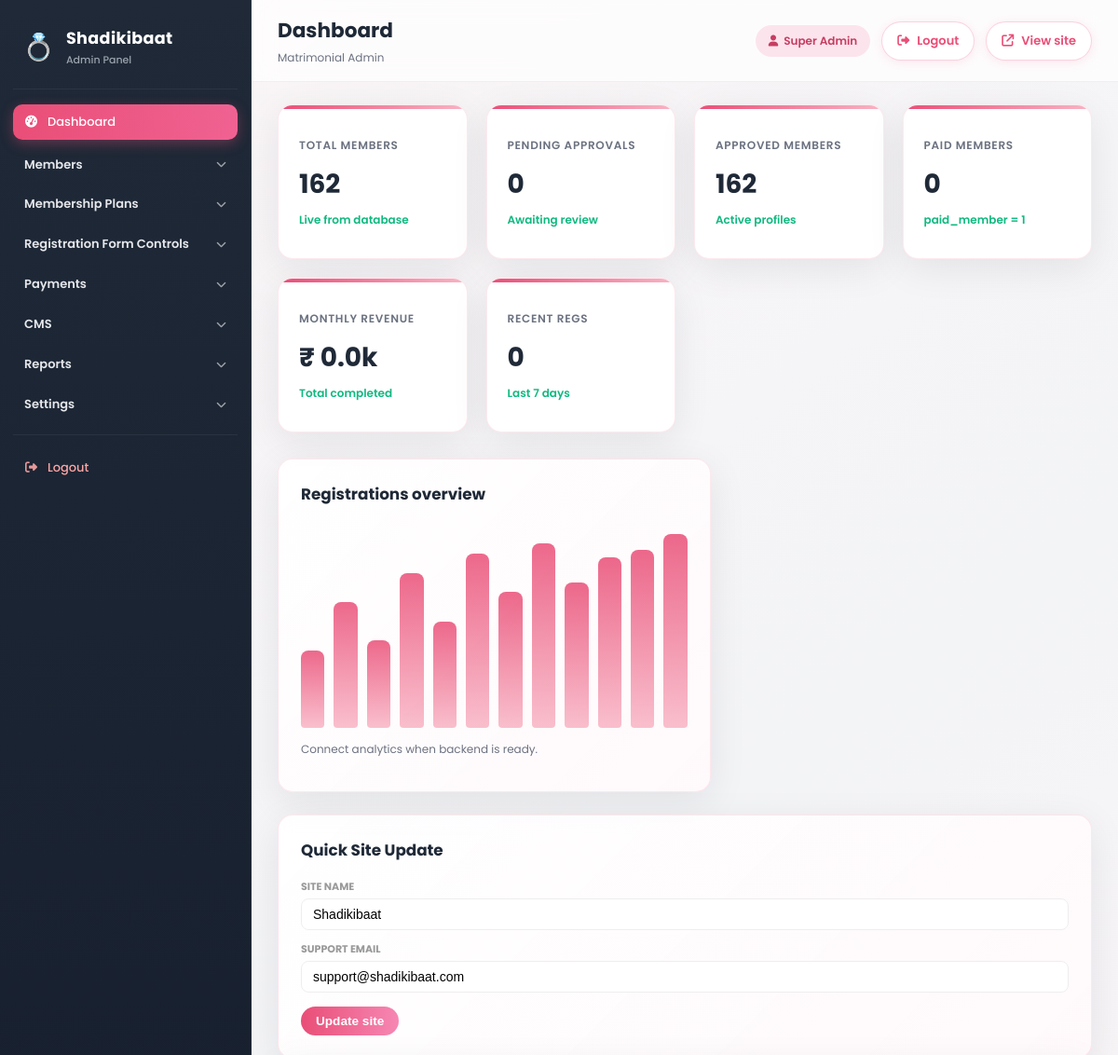
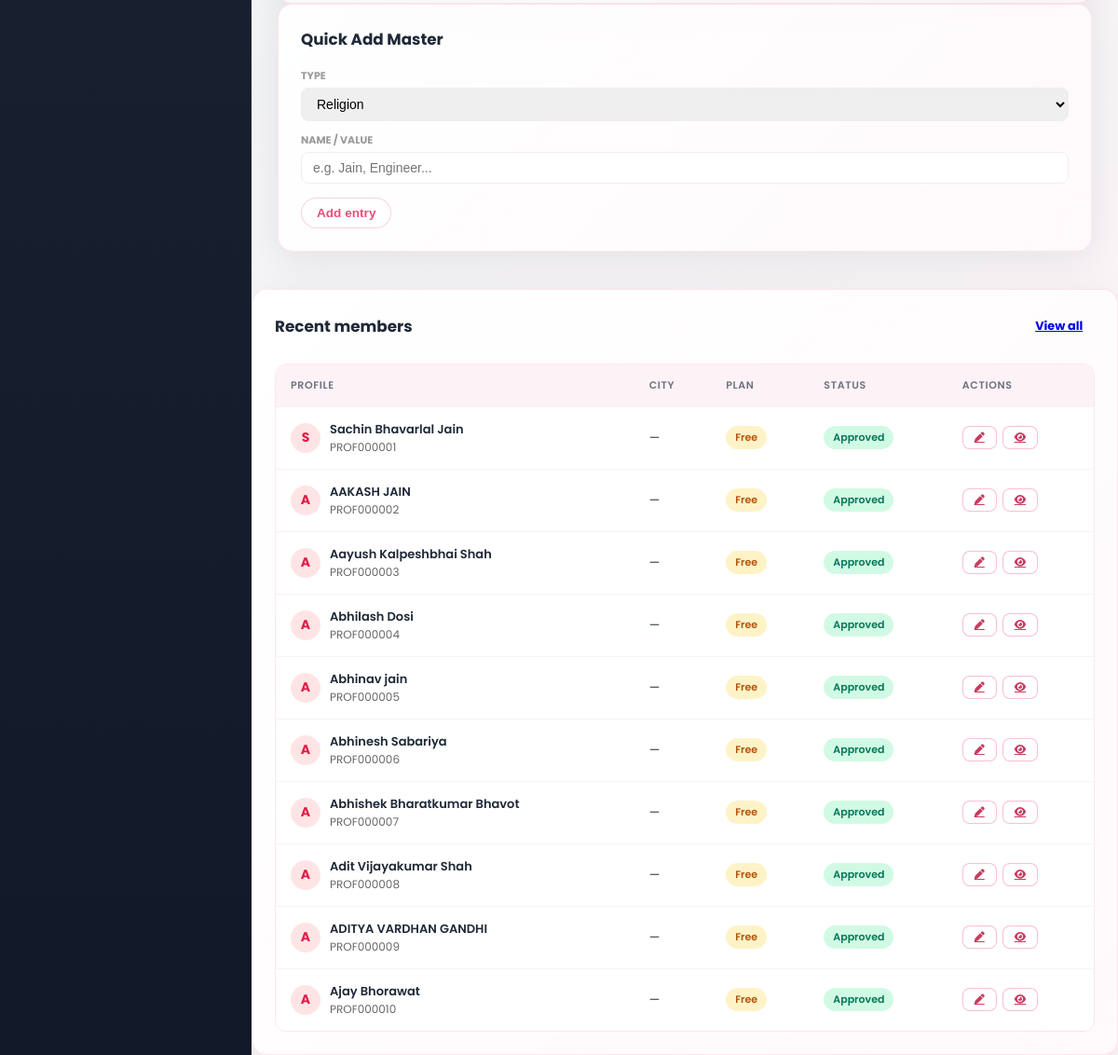
Page /admin/dashboard.php (signed in) on the committed database (2 pictures, top to bottom).
### tables this page shows
CREATE TABLE IF NOT EXISTS `site_settings` (
  `setting_key` varchar(100) NOT NULL,
  `setting_value` text DEFAULT NULL,
  `created_at` timestamp NOT NULL DEFAULT current_timestamp(),
  `updated_at` timestamp NOT NULL DEFAULT current_timestamp() ON UPDATE current_timestamp(),
  PRIMARY KEY (`setting_key`)
);

CREATE TABLE IF NOT EXISTS `users` (
  `id` bigint(20) UNSIGNED NOT NULL AUTO_INCREMENT,
  `profile_id` varchar(30) NOT NULL,
  `first_name` varchar(100) NOT NULL,
  `last_name` varchar(100) DEFAULT NULL,
  `email` varchar(150) NOT NULL,
  `mobile` varchar(20) NOT NULL,
  `password_hash` varchar(255) NOT NULL,
  `gender` enum('male','female','other') NOT NULL,
  `dob` date DEFAULT NULL,
  `religion_id` bigint(20) UNSIGNED DEFAULT NULL,
  `caste_id` bigint(20) UNSIGNED DEFAULT NULL,
  `mother_tongue_id` bigint(20) UNSIGNED DEFAULT NULL,
  `marital_status_id` bigint(20) UNSIGNED DEFAULT NULL,
  `education_id` bigint(20) UNSIGNED DEFAULT NULL,
  `occupation_id` bigint(20) UNSIGNED DEFAULT NULL,
  `income_id` bigint(20) UNSIGNED DEFAULT NULL,
  `country_id` bigint(20) UNSIGNED DEFAULT NULL,
  `state_id` bigint(20) UNSIGNED DEFAULT NULL,
  `city_id` bigint(20) UNSIGNED DEFAULT NULL,
  `height_cm` smallint(5) UNSIGNED DEFAULT NULL,
  `weight_kg` smallint(5) UNSIGNED DEFAULT NULL,
  `complexion` varchar(50) DEFAULT NULL,
  `blood_group` varchar(10) DEFAULT NULL,
  `profile_created_by` enum('self','parent','sibling','relative','friend') DEFAULT 'self',
  `about_me` text DEFAULT NULL,
  `profile_photo` varchar(255) DEFAULT NULL,
  `status` enum('pending','approved','rejected','blocked','deactivated') DEFAULT 'pending',
  `membership_status` enum('free','paid','expired') DEFAULT 'free',
  `featured_profile` tinyint(1) DEFAULT 0,
  `paid_member` tinyint(1) DEFAULT 0,
  `email_verified` tinyint(1) DEFAULT 0,
  `mobile_verified` tinyint(1) DEFAULT 0,
  `approved_by` bigint(20) UNSIGNED DEFAULT NULL,
  `approved_at` datetime DEFAULT NULL,
  `rejection_reason` text DEFAULT NULL,
  `profile_views` int(10) UNSIGNED DEFAULT 0,
  `last_login_at` datetime DEFAULT NULL,
  `last_active_at` datetime DEFAULT NULL,
  `created_at` timestamp NOT NULL DEFAULT current_timestamp(),
  `updated_at` timestamp NOT NULL DEFAULT current_timestamp() ON UPDATE current_timestamp(),
  `deleted_at` datetime DEFAULT NULL,
  PRIMARY KEY (`id`),
  UNIQUE KEY `profile_id` (`profile_id`),
  UNIQUE KEY `email` (`email`),
  UNIQUE KEY `mobile` (`mobile`)
);

### admin/dashboard.php (called while the page is built, shortened)
<?php
require_once __DIR__ . '/includes/dashboard-stats.php';
require_once __DIR__ . '/includes/user-storage.php';
$dashStats = sathi_admin_dashboard_stats();
$recentUsers = sathi_users_list_all(10);
require __DIR__ . '/includes/head.php';
require __DIR__ . '/includes/partials/dashboard-home.php';
require __DIR__ . '/includes/footer.php';

### admin/includes/dashboard-stats.php (called while the page is built, shortened)
<?php
require_once dirname(__DIR__, 2) . '/config/database.php';
function sathi_admin_dashboard_stats()
{
    $db = sathi_db();
    $stats = [
        'total' => 0,
        'pending' => 0,
        'approved' => 0,
        'paid' => 0,
        'rejected' => 0,
        'revenue' => 0.0,
        'recent_regs' => 0,
        'recent_payments' => 0.0,
        'photos_queue' => 0,
        'horoscope_queue' => 0
    ];
    $res = $db->query("SELECT status, COUNT(*) as cnt FROM users GROUP BY status");
    if ($res) {
        while ($row = $res->fetch_assoc()) {
            if ($row['status'] === 'approved') $stats['approved'] = (int)$row['cnt'];
        }
    }
    $res = $db->query("SELECT COUNT(*) FROM users");
    $stats['total'] = (int)($res ? $res->fetch_row()[0] : 0);
    $res = $db->query("SELECT COUNT(*) FROM users WHERE paid_member = 1");
    $stats['paid'] = (int)($res ? $res->fetch_row()[0] : 0);
    $res = $db->query("SELECT SUM(amount) FROM payments WHERE status = 'success'");
    $stats['revenue'] = (float)($res ? $res->fetch_row()[0] : 0.0);
    $res = $db->query("SELECT COUNT(*) FROM users WHERE created_at >= DATE_SUB(NOW(), INTERVAL 7 DAY)");
    $stats['recent_regs'] = (int)($res ? $res->fetch_row()[0] : 0);
    $res = $db->query("SELECT SUM(amount) FROM payments WHERE status = 'success' AND created_at >= DATE_SUB(NOW(), INTERVAL 7 DAY)");
    $stats['recent_payments'] = (float)($res ? $res->fetch_row()[0] : 0.0);
    $res = $db->query("SELECT COUNT(*) FROM users WHERE status = 'pending' AND profile_photo IS NOT NULL AND profile_photo != ''");
    $stats['photos_queue'] = (int)($res ? $res->fetch_row()[0] : 0);
    $res = $db->query("SELECT COUNT(*) FROM payments WHERE status = 'pending'");
    $stats['horoscope_queue'] = (int)($res ? $res->fetch_row()[0] : 0);
    return $stats;
}

### config/database.php (called while the page is built, shortened)
<?php
function sathi_db()
{
    static $conn;
    if ($conn) {
        return $conn;
    }
    $config = require __DIR__ . '/db.local.php';
    $conn = new mysqli(
        $config['host'],
        $config['user'],
        $config['password'],
        $config['database']
    );
    $conn->set_charset('utf8mb4');
    return $conn;
}
function sathi_site_setting($key, $default = '')
{
    $db = sathi_db();
    $stmt = $db->prepare(
        "SELECT setting_value
         FROM site_settings
         WHERE setting_key = ?"
    );
    $stmt->bind_param("s", $key);
    $stmt->execute();
    $result = $stmt->get_result()->fetch_assoc();
    return $result['setting_value'] ?? $default;
}

### admin/includes/user-storage.php (called while the page is built, shortened)
<?php
require_once dirname(__DIR__, 2) . '/config/database.php';
function sathi_users_list_all($limit = 50, $offset = 0, $filters = [], $sort = 'u.id ASC')
{
    $db = sathi_db();
    $limit = (int) $limit;
    $offset = (int) $offset;
    $where = ["1=1"];
    $whereSql = implode(" AND ", $where);
    $query = "SELECT u.*,
                e.name as education_val,
                occ.name as occupation_val,
                r.name as religion,
                ms.name as marital_status_val
              FROM users u
              LEFT JOIN educations e ON u.education_id = e.id
              LEFT JOIN occupations occ ON u.occupation_id = occ.id
              LEFT JOIN religions r ON u.religion_id = r.id
              LEFT JOIN marital_statuses ms ON u.marital_status_id = ms.id
              WHERE $whereSql
              ORDER BY $sort LIMIT $limit OFFSET $offset";
    $result = $db->query($query);
    $rows = [];
    if ($result) {
        while ($row = $result->fetch_assoc()) {
            $rows[] = sathi_user_normalize_row($row);
        }
    }
    return $rows;
}
function sathi_user_normalize_row($row)
{
    $row['name'] = trim(($row['first_name'] ?? '') . ' ' . ($row['last_name'] ?? ''));
    $row['status'] = $row['status'] ?? 'pending';
    $row['paid_member'] = (int) ($row['paid_member'] ?? 0);
    $row['membership_status'] = $row['membership_status'] ?? 'free';
    return $row;
}

### admin/includes/partials/dashboard-home.php (the view, shortened to what this page needs)
<?php
$dashStats = $dashStats ?? [
  'total' => 0,
  'pending' => 0,
  'approved' => 0,
  'paid' => 0,
  'rejected' => 0,
  'revenue' => 0.0,
  'recent_regs' => 0,
  'recent_payments' => 0.0,
  'photos_queue' => 0,
  'horoscope_queue' => 0
];
$recentUsers = $recentUsers ?? [];
?>
<section class="admin-dashboard">
  <div class="admin-stats-grid">
    <div class="admin-stat-card">
      <p class="label">Total members</p>
      <p class="value"><?php echo number_format((int) $dashStats['total']); ?></p>
      <p class="meta">Live from database</p>
    </div>
    <div class="admin-stat-card">
      <p class="label">Pending approvals</p>
      <p class="value"><?php echo number_format((int) $dashStats['pending']); ?></p>
      <p class="meta">Awaiting review</p>
    </div>
    <div class="admin-stat-card">
      <p class="label">Approved members</p>
      <p class="value"><?php echo number_format((int) $dashStats['approved']); ?></p>
      <p class="meta">Active profiles</p>
    </div>
    <div class="admin-stat-card">
      <p class="label">Paid members</p>
      <p class="value"><?php echo number_format((int) $dashStats['paid']); ?></p>
      <p class="meta">paid_member = 1</p>
    </div>
    <div class="admin-stat-card">
      <p class="label">Monthly revenue</p>
      <p class="value">₹ <?php echo number_format($dashStats['revenue'] / 1000, 1); ?>k</p>
      <p class="meta">Total completed</p>
    </div>
    <div class="admin-stat-card">
      <p class="label">Recent regs</p>
      <p class="value"><?php echo number_format($dashStats['recent_regs']); ?></p>
      <p class="meta">Last 7 days</p>
    </div>
  </div>
  <div class="admin-dashboard-row">
    <div class="admin-glass-card">
      <h2>Registrations overview</h2>
      <div class="admin-chart-placeholder" role="img" aria-label="Sample chart">
        <?php foreach ([40, 65, 45, 80, 55, 90, 70, 95, 75, 88, 92, 100] as $h): ?>
          <div class="admin-chart-bar" style="height: <?php echo (int) $h; ?>%;"></div>
        <?php endforeach; ?>
      </div>
      <p class="admin-chart-legend">Connect analytics when backend is ready.</p>
    </div>
  </div>
  <div class="admin-glass-card">
    <h2>Quick Site Update</h2>
    <div id="quickSettingsForm">
      <div style="margin-bottom: 12px;">
        <label
          style="display:block; font-size: 11px; font-weight: 700; color: #999; text-transform: uppercase; margin-bottom: 4px;">Site
          Name</label>
        <input type="text" id="q_site_name"
          value="<?php echo htmlspecialchars(sathi_site_setting('site_name', 'Shadikibaat')); ?>"
          style="width: 100%; padding: 8px 12px; border: 1px solid #eee; border-radius: 8px; font-size: 14px;">
      </div>
      <div style="margin-bottom: 12px;">
        <label
          style="display:block; font-size: 11px; font-weight: 700; color: #999; text-transform: uppercase; margin-bottom: 4px;">Support
          Email</label>
        <input type="email" id="q_support_email"
          value="<?php echo htmlspecialchars(sathi_site_setting('support_email', 'support@shadikibaat.com')); ?>"
          style="width: 100%; padding: 8px 12px; border: 1px solid #eee; border-radius: 8px; font-size: 14px;">
      </div>
      <div style="display: flex; gap: 8px; align-items: center; margin-top: 15px;">
        <button type="button" class="admin-btn admin-btn-primary" id="btnQuickSave"
          style="padding: 0.5rem 1rem; font-size: 0.85rem;">Update site</button>
      </div>
    </div>
  </div>
  <div class="admin-glass-card">
    <h2>Quick Add Master</h2>
    <div id="quickMasterForm">
      <div style="margin-bottom: 12px;">
        <label
          style="display:block; font-size: 11px; font-weight: 700; color: #999; text-transform: uppercase; margin-bottom: 4px;">Type</label>
        <select id="q_master_slug"
          style="width: 100%; padding: 8px 12px; border: 1px solid #eee; border-radius: 8px; font-size: 14px;">
          <option value="religion">Religion</option>
        </select>
      </div>
      <div style="margin-bottom: 12px;">
        <label
          style="display:block; font-size: 11px; font-weight: 700; color: #999; text-transform: uppercase; margin-bottom: 4px;">Name
          / Value</label>
        <input type="text" id="q_master_name" placeholder="e.g. Jain, Engineer..."
          style="width: 100%; padding: 8px 12px; border: 1px solid #eee; border-radius: 8px; font-size: 14px;">
      </div>
      <div style="display: flex; gap: 8px; align-items: center; margin-top: 15px;">
        <button type="button" class="admin-btn admin-btn-secondary" id="btnQuickMasterSave"
          style="padding: 0.5rem 1rem; font-size: 0.85rem;">Add entry</button>
      </div>
    </div>
  </div>
  </div>
  <div class="admin-glass-card">
    <div style="display:flex; justify-content:space-between; align-items:center; margin-bottom:1.5rem;">
      <h2 style="margin-bottom:0;">Recent members</h2>
      <a href="users-list.php" class="admin-btn admin-btn-outline"
        style="padding: 0.4rem 0.8rem; font-size: 0.8rem;">View all</a>
    </div>
    <div class="admin-table-wrap">
      <table class="admin-table">
        <thead>
          <tr>
            <th>Profile</th>
            <th>City</th>
            <th>Plan</th>
            <th>Status</th>
            <th>Actions</th>
          </tr>
        </thead>
        <tbody>
          <?php if (empty($recentUsers)): ?>
            <tr>
              <td colspan="4" style="text-align:center; padding: 2rem; color: #666;">No recent members found.</td>
            </tr>
          <?php else: ?>
            <?php foreach ($recentUsers as $user): ?>
              <?php
              $u = sathi_user_normalize_row($user);
              $statusClass = $u['status'] === 'approved' ? 'ok' : ($u['status'] === 'pending' ? 'pending' : 'error');
              $planClass = $u['paid_member'] ? 'paid' : 'pending';
              $planLabel = $u['membership_status'] === 'free' ? 'Free' : ucfirst($u['membership_status']);
              ?>
              <tr>
                <td>
                  <div style="display:flex; align-items:center; gap:10px;">
                    <?php if (!empty($u['profile_photo'])): ?>
                      <img src="../uploads/profiles/<?php echo htmlspecialchars($u['profile_photo']); ?>"
                        alt="" style="width:32px; height:32px; border-radius:50%; object-fit:cover;">
                    <?php else: ?>
                      <div style="width:32px; height:32px; border-radius:50%; background:#ffe4e6; display:flex; align-items:center; justify-content:center; font-size:14px; color:#e11d48; font-weight:700;">
                        <?php echo htmlspecialchars(strtoupper(substr($u['name'], 0, 1))); ?>
                      </div>
                    <?php endif; ?>
                    <div>
                      <div style="font-weight:600;"><?php echo htmlspecialchars($u['name']); ?></div>
                      <div style="font-size:0.75rem; color:#666;"><?php echo htmlspecialchars($u['profile_id']); ?></div>
                    </div>
                  </div>
                </td>
                <td><?php echo htmlspecialchars($user['city_name'] ?? '—'); ?></td>
                <td><span class="admin-badge <?php echo $planClass; ?>"><?php echo htmlspecialchars($planLabel); ?></span>
                </td>
                <td><span
                    class="admin-badge <?php echo $statusClass; ?>"><?php echo htmlspecialchars(ucfirst($u['status'])); ?></span>
                </td>
                <td>
                  <div class="admin-actions-inline">
                    <a href="member-edit.php?id=<?php echo $u['id']; ?>" class="admin-btn-ghost admin-btn-sm"
                      title="Quick edit"><i class="fas fa-pen"></i></a>
                    <a href="member-view.php?id=<?php echo $u['id']; ?>" class="admin-btn-ghost admin-btn-sm"
                      title="View details"><i class="fas fa-eye"></i></a>
                  </div>
                </td>
              </tr>
            <?php endforeach; ?>
          <?php endif; ?>
        </tbody>
      </table>
    </div>
  </div>

### rows in the picture
site_settings: setting_value "Shadikibaat"
site_settings: setting_value "support@shadikibaat.com"
users: name "S", name "Sachin Bhavarlal Jain", profile "PROF000001", city_name "—", membership_status "Free", status "Approved"
users: name "A", name "AAKASH JAIN", profile "PROF000002", city_name "—", membership_status "Free", status "Approved"
users: name "A", name "Aayush Kalpeshbhai Shah", profile "PROF000003", city_name "—", membership_status "Free", status "Approved"
users: name "A", name "Abhilash Dosi", profile "PROF000004", city_name "—", membership_status "Free", status "Approved"
users: name "A", name "Abhinav jain", profile "PROF000005", city_name "—", membership_status "Free", status "Approved"
users: name "A", name "Abhinesh Sabariya", profile "PROF000006", city_name "—", membership_status "Free", status "Approved"
users: name "A", name "Abhishek Bharatkumar Bhavot", profile "PROF000007", city_name "—", membership_status "Free", status "Approved"
users: name "A", name "Adit Vijayakumar Shah", profile "PROF000008", city_name "—", membership_status "Free", status "Approved"
users: name "A", name "ADITYA VARDHAN GANDHI", profile "PROF000009", city_name "—", membership_status "Free", status "Approved"
users: name "A", name "Ajay Bhorawat", profile "PROF000010", city_name "—", membership_status "Free", status "Approved"

### other values in the picture
$dlabel "Dashboard"
$gLabel "Members"
$gLabel "Membership Plans"
$gLabel "Registration Form Controls"
$gLabel "Payments"
$gLabel "CMS"
$gLabel "Reports"
$gLabel "Settings"
$tbTitle "Dashboard"
$_SESSION['sathi_admin_name'] "Super Admin"
$dashStats['total'] "162"
$dashStats['pending'] "0"
$dashStats['approved'] "162"
$dashStats['paid'] "0"
$dashStats['revenue'] / 1000 "0.0"
